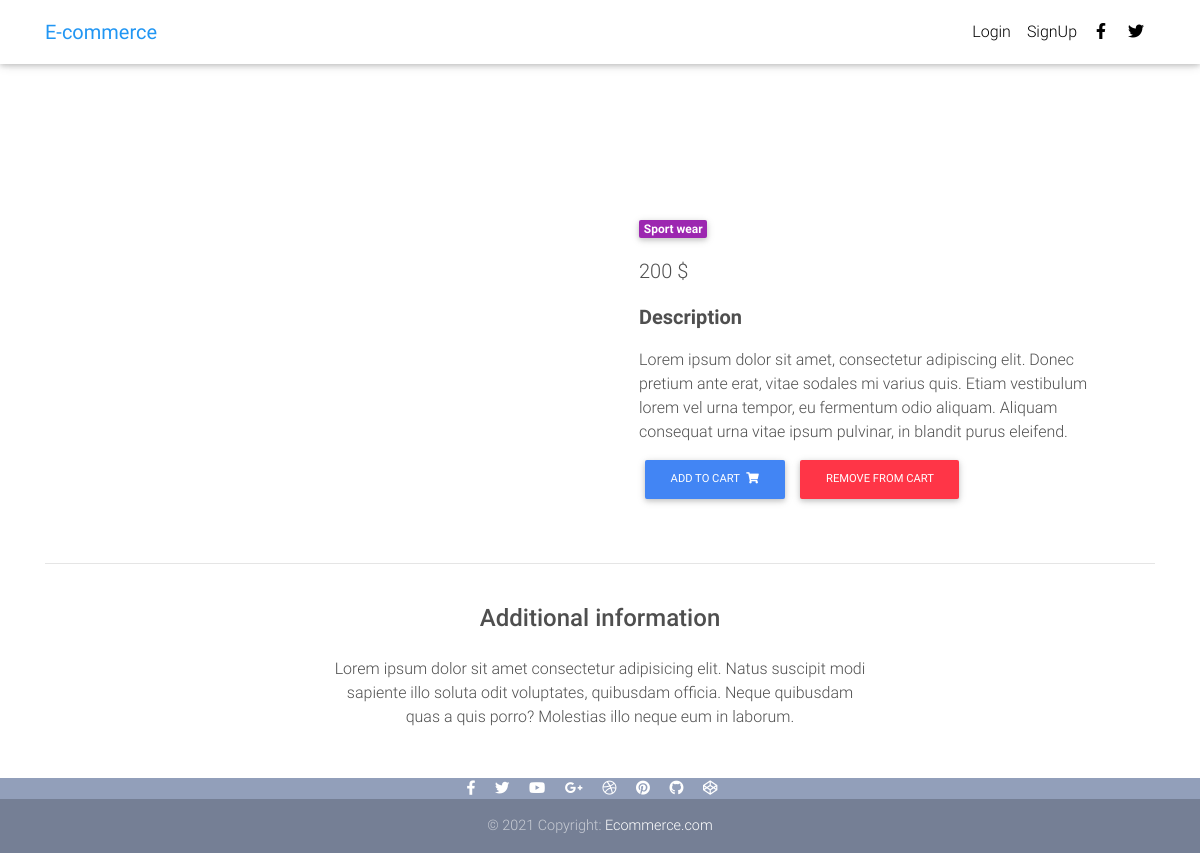
The app's page /product/0/, older data.
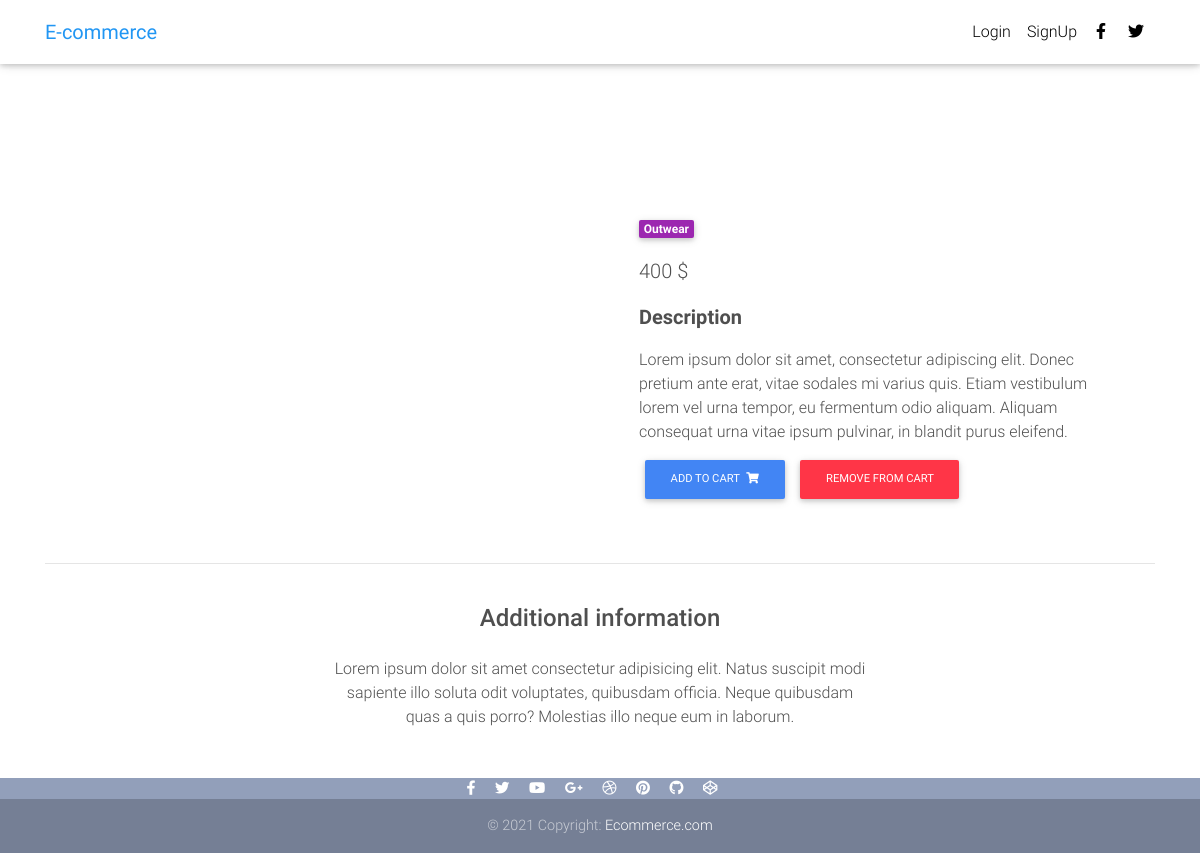
The same page, newer data.
### core/models.py (models this page shows, shortened)
class Item(models.Model):
    title = models.CharField(max_length=100)
    price = models.PositiveIntegerField()
    discount_price = models.PositiveIntegerField(blank=True, null=True)
    category = models.CharField(choices=CATEGORY_CHOICES, max_length=2)
    label = models.CharField(choices=LABEL_CHOICES, max_length=1)
    description = models.TextField()
    slug = models.SlugField()
    image = models.ImageField()     # pip install pillow
    def get_add_to_cart_url(self):
        return reverse('core:add_to_cart', kwargs={
            'slug': self.slug
        })
    def get_remove_from_cart_url(self):
        return reverse('core:remove_from_cart', kwargs={
            'slug': self.slug
        })

### core/views.py (the view)
# urls.py: path('product/<slug>/', ItemDetailView.as_view(), name='product'),
class ItemDetailView(DetailView):
    model = Item
    template_name = 'product.html'

### templates/product.html (shortened to what this page needs)
{% extends 'base.html' %}
{% block content %}
<main class="mt-5 pt-4">
  <div class="container dark-grey-text mt-5">
    <div class="row wow fadeIn">
      <div class="col-md-6 mb-4">
      </div>
      <div class="col-md-6 mb-4">
        <div class="p-4">
          <div class="mb-3">
            <a href="">
              <span class="badge purple mr-1">{{ object.get_category_display }}</span>
            </a>
          </div>
          <p class="lead">
            {% if item.discount_price %}
            <span class="mr-1">
              <del>{{ item.price }} $</del>
            </span>
            <span>{{ item.discount_price }} $</span>
            {% else %}
            <span>{{ item.price }} $</span>
            {% endif %}
          </p>
          <p class="lead font-weight-bold">Description</p>
          <p>{{ object.description }}</p>
          <a href="{{ object.get_add_to_cart_url }}" class="btn btn-primary btn-md my-0 p">
            Add to cart
            <i class="fas fa-shopping-cart ml-1"></i>
          </a>
          <a href="{{ object.get_remove_from_cart_url }}" class="btn btn-danger btn-md my-0 p">
            Remove from cart
          </a>
        </div>
      </div>
    </div>
    <hr>
    <div class="row d-flex justify-content-center wow fadeIn">
      <div class="col-md-6 text-center">
        <h4 class="my-4 h4">Additional information</h4>
        <p>Lorem ipsum dolor sit amet consectetur adipisicing elit. Natus suscipit modi sapiente illo soluta odit
          voluptates,
          quibusdam officia. Neque quibusdam quas a quis porro? Molestias illo neque eum in laborum.</p>
      </div>
    </div>
    <div class="row wow fadeIn">
      <div class="col-lg-4 col-md-12 mb-4">
      </div>
      <div class="col-lg-4 col-md-6 mb-4">
      </div>
      <div class="col-lg-4 col-md-6 mb-4">
      </div>
    </div>
  </div>
{% endblock content %}

Row changes from the older to the newer data that the page shows:
removed Item: category "Sport wear", price "200", description "Lorem ipsum dolor sit amet, consectetur adipiscing elit. Donec pretium ante erat, vitae sodales mi varius quis. Etiam vestibulum lorem vel urna tempor, eu fermentum odio aliquam. Aliquam consequat urna vitae ipsum pulvinar, in blandit purus eleifend."
added Item: category "Outwear", price "400", description "Lorem ipsum dolor sit amet, consectetur adipiscing elit. Donec pretium ante erat, vitae sodales mi varius quis. Etiam vestibulum lorem vel urna tempor, eu fermentum odio aliquam. Aliquam consequat urna vitae ipsum pulvinar, in blandit purus eleifend."
